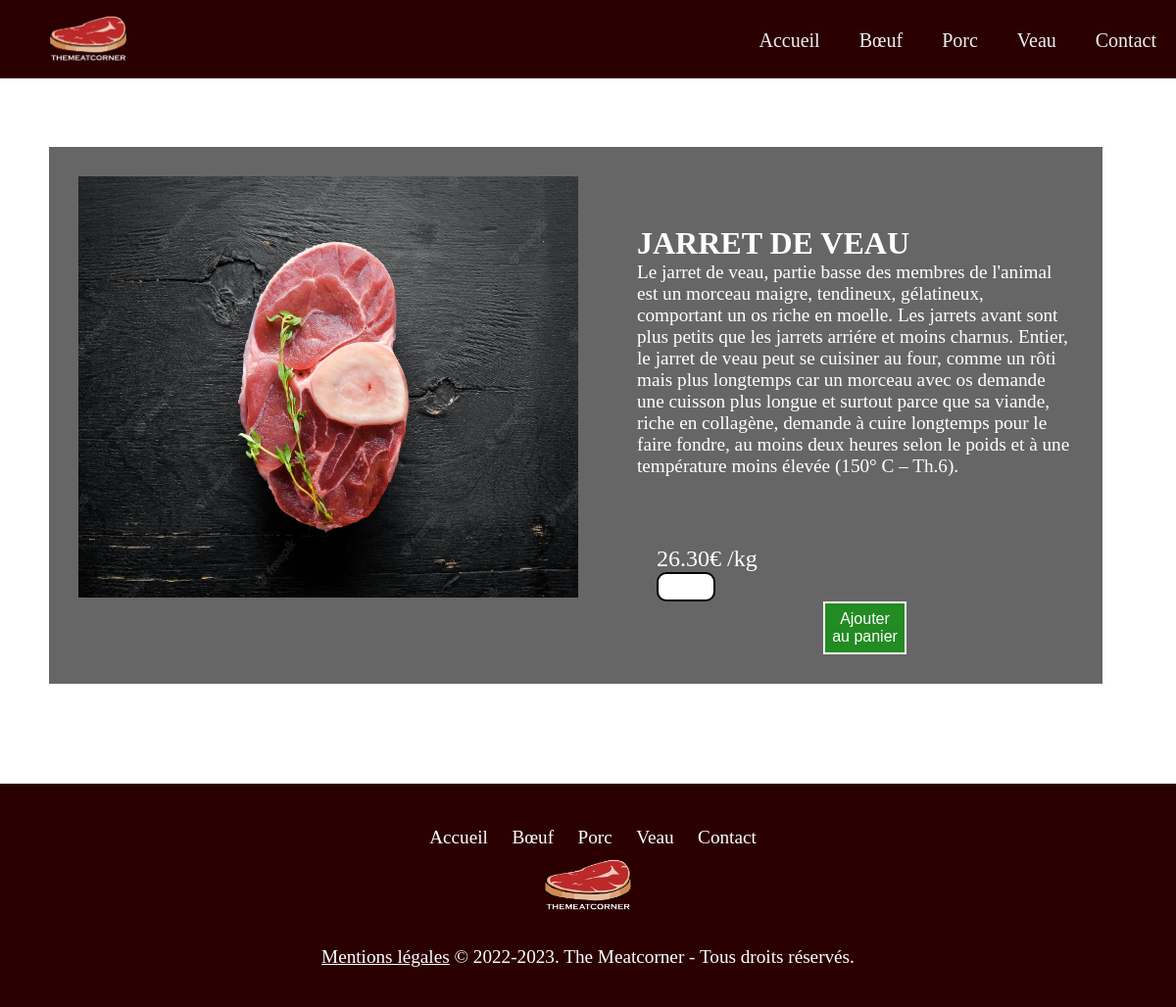
/pageveau/pagesviandesveau/jarretdeveau.php, run on the app's committed database.
### tables this page shows
create table Viande (
	id int auto_increment       not null,
	nom varchar (30)            not null,
	descriptionv text           not null,
	prix decimal(4,2)           not null,
	photo varchar(100)          not null,
	idAnimal int                not null,
	Foreign key (idAnimal) references Animal (id),
	PRIMARY KEY (id)
);

### pageveau/pagesviandesveau/jarretdeveau.php (the view)
<html>
<?php include '../../include/header.php'; ?>
<head>
    <link rel="stylesheet" href="../../style.css">
</head>
<body>
<div class="flex1">
    <div>
        <?php
        $bdd = new PDO('mysql:host=localhost;dbname=tmc;charset=utf8', 'root', '');
        $req = $bdd->query('SELECT * FROM viande where id = 35');
        while ($donnees = $req->fetch()) {
            echo('<img class="imgid1" src="../../pageveau/img/viandesveau/' . $donnees['photo'] . '">');
        }
        ?>
    </div>
    <div class="divgauche">
        <?php
        $bdd = new PDO('mysql:host=localhost;dbname=tmc;charset=utf8', 'root', '');
        $req = $bdd->query('SELECT * FROM viande where id = 35');
        while ($donnees = $req->fetch()) {
            echo('<a class="nomviande1"</a>' . $donnees['nom'] ."<br>" . '<a class="descriptionviande"</a>' . $donnees['descriptionv'] . "<br>" .
                '<p class="prixviande"</p>' . $donnees['prix'] .  "€ /kg" . "<br>" .
                '<input type="number" class="inputnombre" id="tentacles" min="1" max="100">' .
                '<button class="boutonpanier1">Ajouter au panier</button>');
        }
        ?>
    </div>
</div>
</body>
<?php include '../../include/footer.php'; ?>
</html>

### style.css (style rules this page uses)
body { font-family: Gabriola; font-size: 25px; color: white; background-image: url("img/fondtmc.jpg"); background-repeat: no-repeat; background-attachment: fixed; margin: 0; width: 100%; display: block; background-size: cover; }
* { padding: 0; margin: 0; box-sizing: border-box; }
.boutonpanier1 { width: 20%; padding: 7px; background-color: forestgreen; color: white; border: 2px solid white; font-size: 1rem; cursor: pointer; display: block; margin: auto; }
.imgid1 { height:490px; width:570px; padding: 30px; }
.flex1 { display: flex; margin: 70px 75px 75px 50px; background: rgba(0, 0, 0, 0.6); }
.divgauche { padding: 30px; margin-top: 50px; }
.descriptionviande { font-size: 1.2rem; color: white; font-family: "Arial Nova Light"; }
.nomviande1 { font-size: 2rem; font-weight: bold; color: white; text-transform: uppercase; }
.prixviande { padding-left: 20px; padding-top: 20px; margin-top: 50px; font-family: "Arial Nova Light"; font-size: 1.5rem; }
.inputnombre { width: 60px; height: 30px; border: 2px solid black; border-radius: 10px; padding-left: 10px; }
.footer ul a { color:inherit; text-decoration:none; padding: 0 10px; font-size: 1.2rem; }

### data on the page
viande: photo (picture), nom "JARRET DE VEAU", descriptionv "Le jarret de veau, partie basse des membres de l'animal est un morceau maigre, tendineux, gélatineux, comportant un os riche en moelle. Les jarrets avant sont plus petits que les jarrets arriére et moins charnus. Entier, le jarret de veau peut se cuisiner au four, comme un rôti mais plus longtemps car un morceau avec os demande une cuisson plus longue et surtout parce que sa viande, riche en collagène, demande à cuire longtemps pour le faire fondre, au moins deux heures selon le poids et à une température moins élevée (150° C – Th.6).", prix "26.30"
